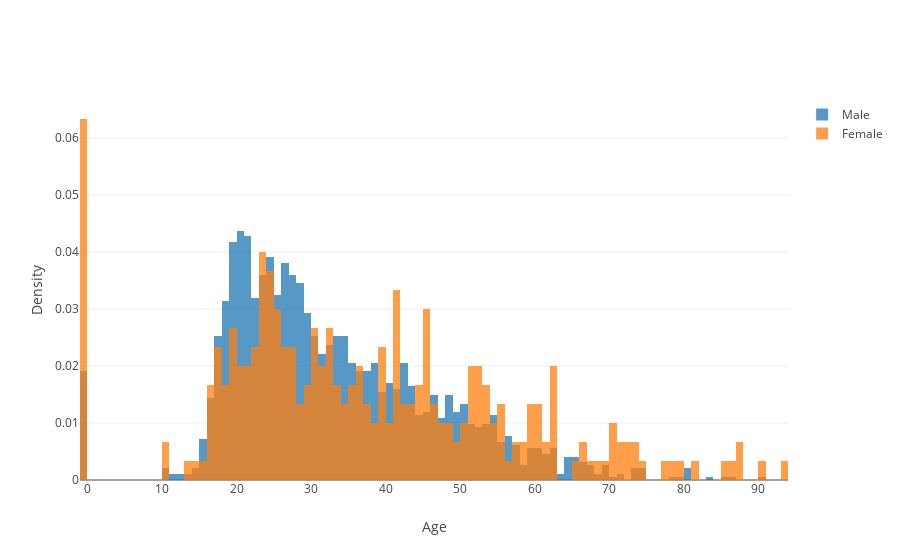

The code cell stored with this chart in its notebook:
### Markdown cell above
The absolute number of males that are victims of a homicide is about 5-6 times higher each year, however the overall number of males that are victims of any crime is not 6 times higher than that of females.
It therefore seems that males are just more likely to be the victim of a crime, which could have several reasons.
Due to hormones like testosterone, males (especially younger ones) tend to be more aggressive and thus might be more often involved in some sort of fighting, which could eventually lead to their killing. And as mentioned before, gang fights could also play a role.

With the following plot we want to show the age distribution of homicide victims partitioned by their sex (in relative terms). In order to do this we use a two (opaque) overlapping histograms, one for males and one for females.

### Code cell
homicide_age = pd.DataFrame({'crime Indicents':homicide_victims.groupby('Victim Age').size()})
data = [go.Histogram(x=homicide_victims[homicide_victims['Victim Sex']=='F']['Victim Age'])]


males = go.Histogram(
    x=homicide_victims[homicide_victims['Victim Sex']=='M']['Victim Age'],
    opacity=0.75,
    xbins=dict(
        start=-1.0,
        end=100.0,
        size=1
    ),
    name='Male',
    histnorm='probability'
)
females = go.Histogram(
    x=homicide_victims[homicide_victims['Victim Sex']=='F']['Victim Age'],
    opacity=0.75,
    xbins=dict(
        start=-1.0,
        end=100.0,
        size=1
    ),
    name='Female',
    histnorm='probability'
)

layout = go.Layout(barmode='overlay',
        xaxis=dict(title='Age'),
        yaxis=dict(title='Density'))

fig = go.Figure(data=[males, females], layout=layout)
iplot(fig, filename='Age-Sex Histogram')

### Figure 1 — Plotly figure (JSON) as saved in the notebook; plotly's stock layout.template omitted (floating-point values rounded to 4 significant figures; data arrays with more than 128 entries replaced by an {"elided": "..."} marker saying what was removed)
{"data": [{"histnorm": "probability", "name": "Male", "opacity": 0.75, "type": "histogram", "x": {"elided": "1942 int values"}, "xbins": {"end": 100, "size": 1, "start": -1}}, {"histnorm": "probability", "name": "Female", "opacity": 0.75, "type": "histogram", "x": {"elided": "300 int values"}, "xbins": {"end": 100, "size": 1, "start": -1}}], "layout": {"barmode": "overlay", "xaxis": {"title": "Age"}, "yaxis": {"title": "Density"}}}
